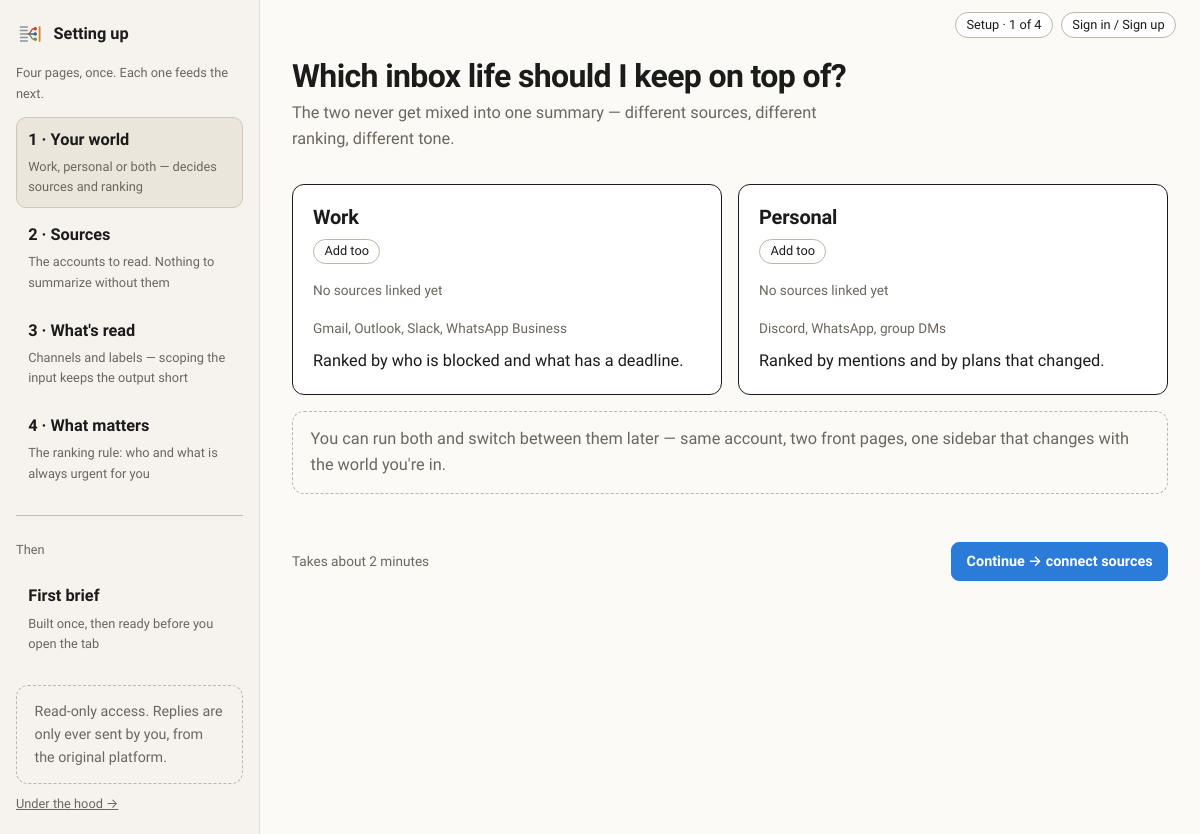
The page /setup/world/ (signed in) on the database as committed earlier.
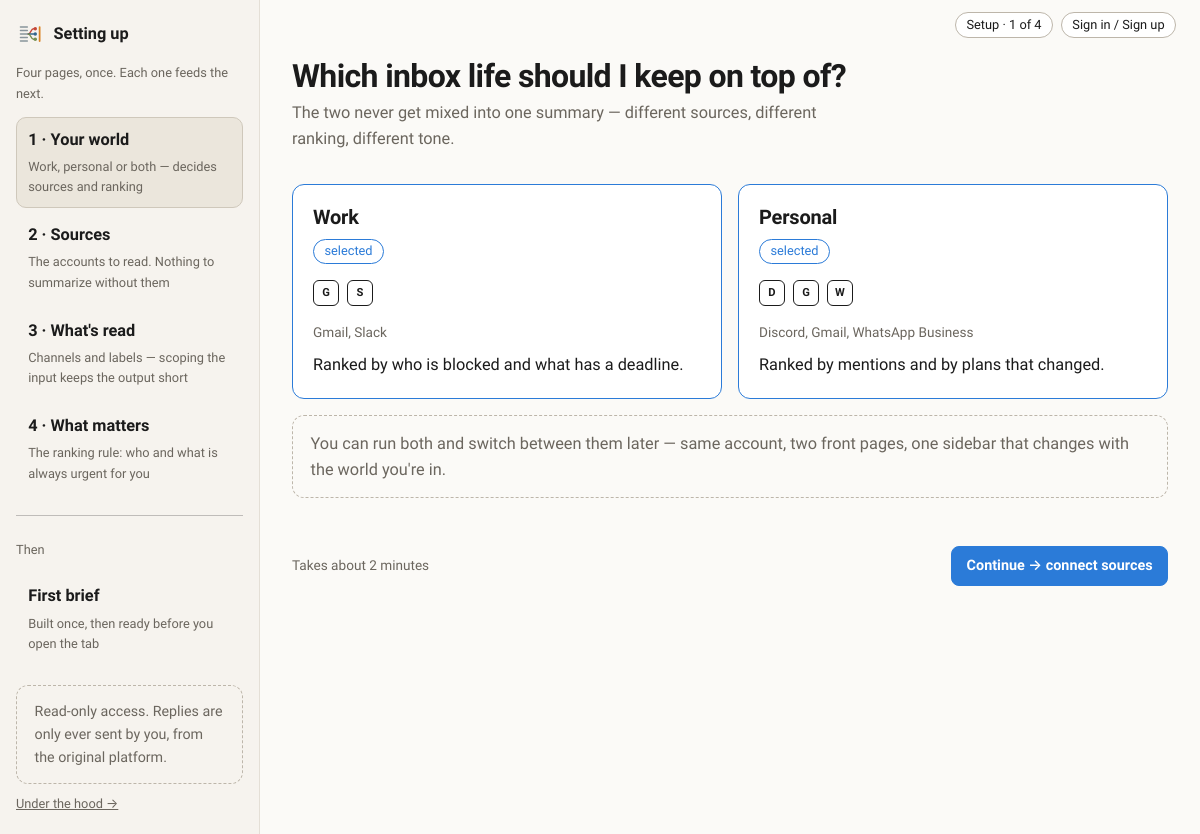
The same page on the database as committed later.
### unopsis/models.py (models this page shows, shortened)
class Connection(models.Model):
    class Status(models.TextChoices):
        CONNECTED = "connected", "Connected"
        ERROR = "error", "Error"
        REVOKED = "revoked", "Revoked"
    space = models.ForeignKey(Space, on_delete=models.CASCADE, related_name="connections")
    provider = models.CharField(max_length=32, choices=Provider.choices)
    external_account = models.CharField(
        max_length=254,
        help_text="Identifier at the provider, e.g. an address, workspace, or handle.",
    )
    display_name = models.CharField(max_length=120, blank=True)
    status = models.CharField(max_length=16, choices=Status.choices, default=Status.CONNECTED)
    read_only = models.BooleanField(default=True)
    token_ref = models.CharField(
        max_length=200, blank=True,
        help_text=(
            "Opaque pointer to credentials held in a secrets store. No token "
            "material is ever written to this table."
        ),
    )
    included_scopes = models.JSONField(
        default=list, blank=True,
        help_text=(
            'Which channels/labels/chats count, e.g. '
            '[{"id":"C08KJ21X","name":"#engineering","type":"channel"}]. '
            "Excluded scopes are simply absent."
        ),
    )
    last_synced_at = models.DateTimeField(null=True, blank=True)
    last_error = models.TextField(blank=True)
    class Meta:
        ordering = ["space", "provider", "external_account"]
        constraints = [
            models.UniqueConstraint(
                fields=["space", "provider", "external_account"],
                name="uniq_connection_per_space_provider_account",
            )
        ]

### unopsis/app_views.py (the view)
# urls.py: path("setup/world/", app_views.setup_world, name="app-setup-world"),
@login_required
def setup_world(request):
    return _setup(request, "unopsis/app/setup_world.html", 1)

### unopsis/app_views.py (called while the page is built)
def _setup(request, template, step, **extra):
    context = {
        "steps": SETUP_STEPS,
        "step": step,
        "work": ui.current_space(WORK, request.user),
        "personal": ui.current_space(PERSONAL, request.user),
    }
    context.update(extra)
    return render(request, template, context)

### unopsis/templatetags/app_ui.py (called while the page is built)
@register.filter
def provider_letter(value):
    if value is None:
        return "·"
    label = value.get_provider_display() if hasattr(value, "get_provider_display") else str(value)
    return label[:1].upper() or "·"

### unopsis/ui.py (called while the page is built)
def current_space(kind, user):
    if user is None or not user.is_authenticated:
        return None
    return Space.objects.filter(kind=kind, user=user).order_by("pk").first()

### templates/unopsis/app/setup_world.html (shortened to what this page needs)
{% extends "unopsis/app/setup_base.html" %}
{% load app_ui %}
{% block setup_content %}
  <h1 class="page-title">Which inbox life should I keep on top of?</h1>
  <p class="page-sub">The two never get mixed into one summary — different sources, different ranking, different tone.</p>
  <div class="row g-3 my-3">
    <div class="col-md-6">
      <div class="app-card h-100 {% if work %}app-card--selected{% endif %}">
        <h2 class="h5 mb-2">Work</h2>
        {% if work %}<span class="chip chip--on">selected</span>{% else %}<span class="chip">Add too</span>{% endif %}
        <p class="d-flex gap-2 my-3">
          {% for connection in work.connections.all %}<span class="tile" title="{{ connection.get_provider_display }}">{{ connection|provider_letter }}</span>{% empty %}<span class="meta">No sources linked yet</span>{% endfor %}
        </p>
        <p class="meta mb-2">{% for connection in work.connections.all %}{{ connection.get_provider_display }}{% if not forloop.last %}, {% endif %}{% empty %}Gmail, Outlook, Slack, WhatsApp Business{% endfor %}</p>
        <p class="mb-0">Ranked by who is blocked and what has a deadline.</p>
      </div>
    </div>
    <div class="col-md-6">
      <div class="app-card h-100 {% if personal %}app-card--selected{% endif %}">
        <h2 class="h5 mb-2">Personal</h2>
        {% if personal %}<span class="chip chip--on">selected</span>{% else %}<span class="chip">Add too</span>{% endif %}
        <p class="d-flex gap-2 my-3">
          {% for connection in personal.connections.all %}<span class="tile" title="{{ connection.get_provider_display }}">{{ connection|provider_letter }}</span>{% empty %}<span class="meta">No sources linked yet</span>{% endfor %}
        </p>
        <p class="meta mb-2">{% for connection in personal.connections.all %}{{ connection.get_provider_display }}{% if not forloop.last %}, {% endif %}{% empty %}Discord, WhatsApp, group DMs{% endfor %}</p>
        <p class="mb-0">Ranked by mentions and by plans that changed.</p>
      </div>
    </div>
  </div>
  <p class="hint">You can run both and switch between them later — same account, two front pages, one sidebar that changes with the world you're in.</p>
{% endblock %}
{% block setup_footer %}
  <span class="meta">Takes about 2 minutes</span>
  <a class="btn-app btn-app--primary" href="{% url 'app-setup-sources' %}">Continue → connect sources</a>
{% endblock %}

Rows that differ between the two databases and show on the page:
added Connection: provider "G", provider "Gmail"
added Connection: provider "S", provider "Slack"
added Connection: provider "D", provider "Discord"
added Connection: provider "G", provider "Gmail"
added Connection: provider "W", provider "WhatsApp Business"
Other text that changed with them:
text no longer shown: "Add too No sources linked yet Gmail, Outlook, Slack, WhatsApp Business Add too No sources linked yet Discord, WhatsApp, group DMs"
text now shown: "selected selected"
